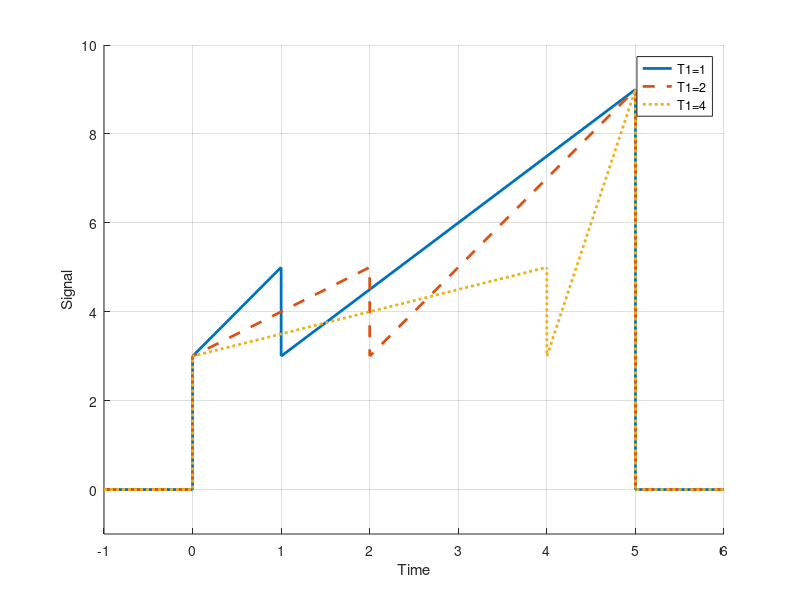

MATLAB code for this plot:
U1 = 3; U2 = 5; U3 = 3; U4 = 9;
T11 = 1; T12 = 2; T13 = 4;
T21 = 5;

U = [0, 0, U1, U2, U3, U4, 0, 0];
T1 = [-1, 0, 0, T11, T11, T21, T21, T21+1];
T2 = [-1, 0, 0, T12, T12, T21, T21, T21+1];
T3 = [-1, 0, 0, T13, T13, T21, T21, T21+1];

hold on
plot(T1, U, '-', 'LineWidth', 2)
plot(T2, U, '--', 'LineWidth', 2)
plot(T3, U, ':', 'LineWidth', 2)
hold off
legend('T1=1', 'T1=2', 'T1=4')
xlabel('Time')
ylabel('Signal')
grid on
xlim([-1, T21+1])
ylim([-1, max(U)+1])
